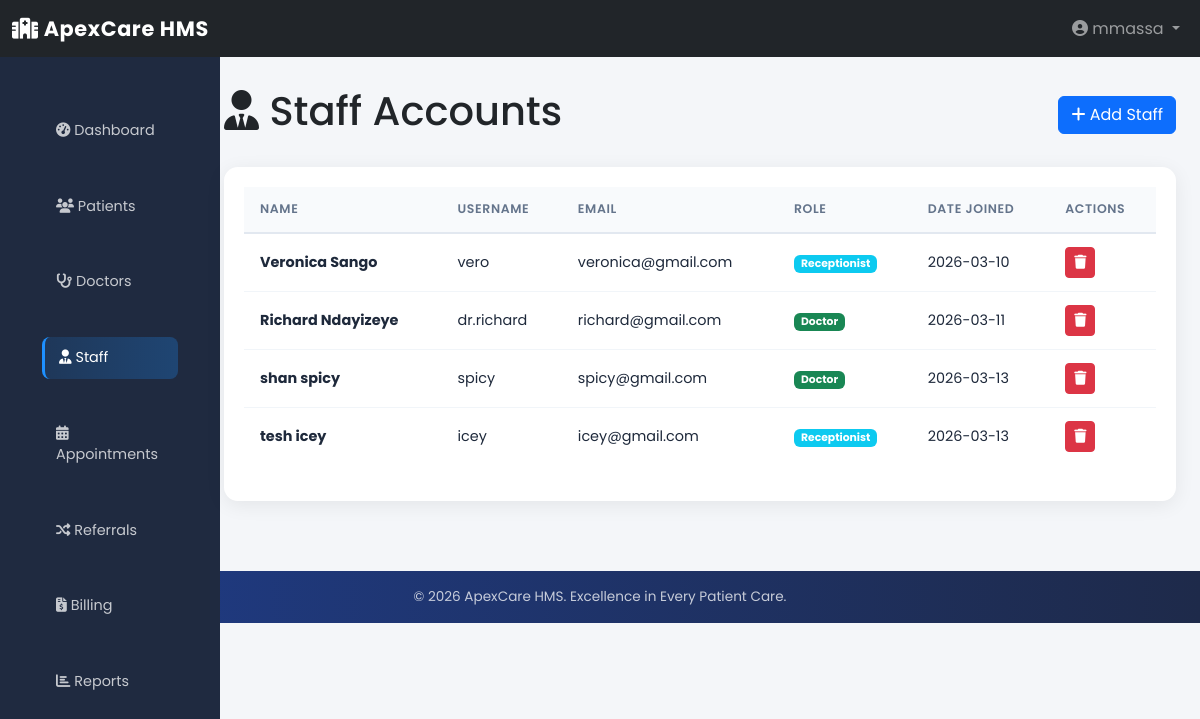
The app's page /core/staff/ (signed in) with its own data.
### core/models.py (models this page shows, shortened)
class UserProfile(models.Model):
    ROLE_CHOICES = [
        ('admin', 'Administrator'),
        ('doctor', 'Doctor'),
        ('receptionist', 'Receptionist'),
        ('patient', 'Patient'),
    ]
    user = models.OneToOneField(User, on_delete=models.CASCADE, related_name='profile')
    role = models.CharField(max_length=20, choices=ROLE_CHOICES, default='patient')
    phone = models.CharField(max_length=20, blank=True, null=True)
    address = models.TextField(blank=True, null=True)
    county = models.CharField(max_length=100, blank=True, null=True)
    profile_picture = models.ImageField(upload_to='profile_pictures/', blank=True, null=True)
    created_at = models.DateTimeField(auto_now_add=True)
    updated_at = models.DateTimeField(auto_now=True)
    class Meta:
        db_table = 'core_user_profile'
        verbose_name = 'User Profile'
        verbose_name_plural = 'User Profiles'

### core/views.py (the view)
# urls.py: path('staff/', views.staff_list, name='staff_list'),
@login_required
@check_role('admin')
def staff_list(request):
    staff = UserProfile.objects.filter(
        role__in=['doctor', 'receptionist']
    ).select_related('user')
    return render(request, 'core/staff_list.html', {'staff': staff})

### core/views.py (called while the page is built)
def check_role(role):
    def decorator(view_func):
        @wraps(view_func)
        def wrapper(request, *args, **kwargs):
            if not request.user.is_authenticated:
                return redirect('core:login')
            if request.user.profile.role != role and request.user.profile.role != 'admin':
                return redirect('core:dashboard')
            return view_func(request, *args, **kwargs)
        return wrapper
    return decorator

### core/templates/core/staff_list.html (shortened to what this page needs)
{% extends 'base.html' %}
{% block content %}
<div class="d-flex justify-content-between align-items-center mb-4">
    <h1><i class="fas fa-user-tie"></i> Staff Accounts</h1>
    <a href="{% url 'core:staff_create' %}" class="btn btn-primary">
        <i class="fas fa-plus"></i> Add Staff
    </a>
</div>
<div class="card">
    <div class="card-body">
        {% if staff %}
            <div class="table-responsive">
                <table class="table table-hover">
                    <thead>
                        <tr>
                            <th>Name</th>
                            <th>Username</th>
                            <th>Email</th>
                            <th>Role</th>
                            <th>Date Joined</th>
                            <th>Actions</th>
                        </tr>
                    </thead>
                    <tbody>
                        {% for profile in staff %}
                            <tr>
                                <td><strong>{{ profile.user.get_full_name }}</strong></td>
                                <td>{{ profile.user.username }}</td>
                                <td>{{ profile.user.email|default:'-' }}</td>
                                <td>
                                    {% if profile.role == 'receptionist' %}
                                        <span class="badge bg-info">Receptionist</span>
                                    {% elif profile.role == 'doctor' %}
                                        <span class="badge bg-success">Doctor</span>
                                    {% endif %}
                                </td>
                                <td>{{ profile.user.date_joined|date:'Y-m-d' }}</td>
                                <td>
                                    <a href="{% url 'core:staff_delete' profile.id %}" class="btn btn-sm btn-danger" title="Delete">
                                        <i class="fas fa-trash"></i>
                                    </a>
                                </td>
                            </tr>
                        {% endfor %}
                    </tbody>
                </table>
            </div>
        {% else %}
            <p class="text-muted text-center py-5">No staff accounts found</p>
        {% endif %}
    </div>
</div>
{% endblock %}

### templates/base.html (shortened to what this page needs)
{% load static %}
<!DOCTYPE html>
<html lang="en">
<head>
    <link href="https://cdn.jsdelivr.net/npm/bootstrap@5.3.8/dist/css/bootstrap.min.css" rel="stylesheet">
    <link rel="stylesheet" href="https://cdnjs.cloudflare.com/ajax/libs/font-awesome/6.4.0/css/all.min.css">
    <link rel="stylesheet" href="{% static 'css/style.css' %}">
</head>
<body>
<nav class="navbar navbar-expand-lg navbar-dark bg-dark sticky-top">
    <div class="container-fluid">
        <a class="navbar-brand" href="{% url 'core:dashboard' %}">
            <i class="fas fa-hospital"></i> ApexCare HMS
        </a>
        <div class="collapse navbar-collapse" id="navbarNav">
            <ul class="navbar-nav ms-auto">
                {% if user.is_authenticated %}
                <li class="nav-item dropdown">
                    <a class="nav-link dropdown-toggle" href="#" data-bs-toggle="dropdown">
                        <i class="fas fa-user-circle"></i>
                        {{ user.get_full_name|default:user.username }}
                    </a>
                </li>
                {% endif %}
            </ul>
        </div>
    </div>
</nav>
<div class="container-fluid">
    <div class="row">
        {% if user.is_authenticated %}
        <nav class="col-md-2 d-none d-md-block sidebar">
            <div class="position-sticky pt-3">
                <ul class="nav flex-column">
                    <li class="nav-item">
                        <a class="nav-link {% if request.resolver_match.url_name == 'dashboard' %}active{% endif %}"
                           href="{% url 'core:dashboard' %}">
                            <i class="fas fa-tachometer-alt"></i> Dashboard
                        </a>
                    </li>
                    {% if user.profile.role == 'admin' or user.profile.role == 'receptionist' %}
                    <li class="nav-item">
                        <a class="nav-link {% if 'patient' in request.resolver_match.url_name %}active{% endif %}"
                           href="{% url 'patients:patient_list' %}">
                            <i class="fas fa-users"></i> Patients
                        </a>
                    </li>
                    {% endif %}
                    {% if user.profile.role == 'admin' %}
                    <li class="nav-item">
                        <a class="nav-link {% if 'doctor' in request.resolver_match.url_name %}active{% endif %}"
                           href="{% url 'doctors:doctor_list' %}">
                            <i class="fas fa-stethoscope"></i> Doctors
                        </a>
                    </li>
                    {% endif %}
                    {% if user.profile.role == 'admin' %}
                    <li class="nav-item">
                        <a class="nav-link {% if 'staff' in request.resolver_match.url_name %}active{% endif %}"
                           href="{% url 'core:staff_list' %}">
                            <i class="fas fa-user-tie"></i> Staff
                        </a>
                    </li>
                    {% endif %}
                    {% if user.is_authenticated %}
                    <li class="nav-item">
                        <a class="nav-link {% if 'appointment' in request.resolver_match.url_name %}active{% endif %}"
                           href="{% url 'appointments:appointment_list' %}">
                            <i class="fas fa-calendar-alt"></i> Appointments
                        </a>
                    </li>
                    {% endif %}
                    {% if user.profile.role == 'admin' or user.profile.role == 'doctor' %}
                    <li class="nav-item">
                        <a class="nav-link {% if 'referral' in request.resolver_match.url_name %}active{% endif %}"
                           href="{% url 'appointments:referral_list' %}">
                            <i class="fas fa-random"></i> Referrals
                        </a>
                    </li>
                    {% endif %}
                    {% if user.profile.role == 'admin' or user.profile.role == 'receptionist' %}
                    <li class="nav-item">
                        <a class="nav-link {% if 'bill' in request.resolver_match.url_name %}active{% endif %}"
                           href="{% url 'billing:bill_list' %}">
                            <i class="fas fa-file-invoice-dollar"></i> Billing
                        </a>
                    </li>
                    {% endif %}
                    {% if user.profile.role == 'admin' %}
                    <li class="nav-item">
                        <a class="nav-link {% if 'report' in request.resolver_match.url_name %}active{% endif %}"
                           href="{% url 'reports:dashboard_report' %}">
                            <i class="fas fa-chart-bar"></i> Reports
                        </a>
                    </li>
                    {% endif %}
                </ul>
            </div>
        </nav>
        {% endif %}
        <main class="col-md-{% if user.is_authenticated %}10{% else %}12{% endif %} ms-sm-auto px-md-4 main-content">
            {% block content %}{% endblock %}
        </main>
    </div>
</div>
<footer class="footer">
    <div class="container-fluid text-center">
        <p>&copy; 2026 ApexCare HMS. Excellence in Every Patient Care.</p>
    </div>
</footer>
</body>
</html>

### static/css/style.css (style rules this page uses)
body { font-family: "Poppins", sans-serif; background: #f4f6f9; margin: 0; }
body .navbar-brand { font-weight: 700; font-size: 1.3rem; letter-spacing: 0.03em; }
.sidebar { position: fixed; width: 220px; height: 100vh; background: #1f2a40; color: white; padding-top: 20px; }
.sidebar ul { list-style: none; padding: 0; }
.sidebar ul li { padding: 15px 20px; cursor: pointer; transition: 0.3s; }
.sidebar ul li a { color: white; text-decoration: none; display: block; }
body .sidebar .nav-link { color: rgba(255, 255, 255, 0.75); border-radius: 8px; margin: 2px 10px; padding: 10px 14px; transition: background 0.2s, color 0.2s; font-size: 0.9rem; }
body .sidebar .nav-link:hover, body .sidebar .nav-link.active { background: linear-gradient(90deg, #1e90ff22, #1e90ff44); color: #ffffff; border-left: 3px solid #1e90ff; }
.main-content { margin-left: 220px; padding: 30px; }
body .card { border: none; border-radius: 14px; box-shadow: 0 4px 20px rgba(0,0,0,0.07); overflow: hidden; }
body .card-body { padding: 20px; }
body table thead tr, body .table thead tr { background: #f8fafc; }
body table th, body .table th, body .table > thead > tr > th { text-align: left; padding: 13px 16px; font-size: 0.78rem; font-weight: 600; text-transform: uppercase; letter-spacing: 0.05em; color: #64748b; white-space: nowrap; background: #f8fafc; border-bottom: 2px solid #e2e8f0; vertical-align: middle; }
body table td, body .table td, body .table > tbody > tr > td { padding: 13px 16px; border-bottom: 1px solid #f1f5f9; font-size: 0.9rem; color: #1e293b; vertical-align: middle; }
body table tbody tr:last-child td, body .table > tbody > tr:last-child > td { border-bottom: none; }
body .footer { background: linear-gradient(90deg, #1f3c88, #1e2a4a); color: rgba(255,255,255,0.75); padding: 16px 0; margin-top: 40px; font-size: 0.85rem; }
body .footer p { margin: 0; color: rgba(255,255,255,0.75); }

### records on screen
UserProfile: user.get_full_name "Veronica Sango", user.username "vero", user.email "veronica@gmail.com", role "Receptionist", user.date_joined "2026-03-10"
UserProfile: user.get_full_name "Richard Ndayizeye", user.username "dr.richard", user.email "richard@gmail.com", role "Doctor", user.date_joined "2026-03-11"
UserProfile: user.get_full_name "shan spicy", user.username "spicy", user.email "spicy@gmail.com", role "Doctor", user.date_joined "2026-03-13"
UserProfile: user.get_full_name "tesh icey", user.username "icey", user.email "icey@gmail.com", role "Receptionist", user.date_joined "2026-03-13"

### other values on screen
{{ user.get_full_name|default:user.username }} "mmassa"
